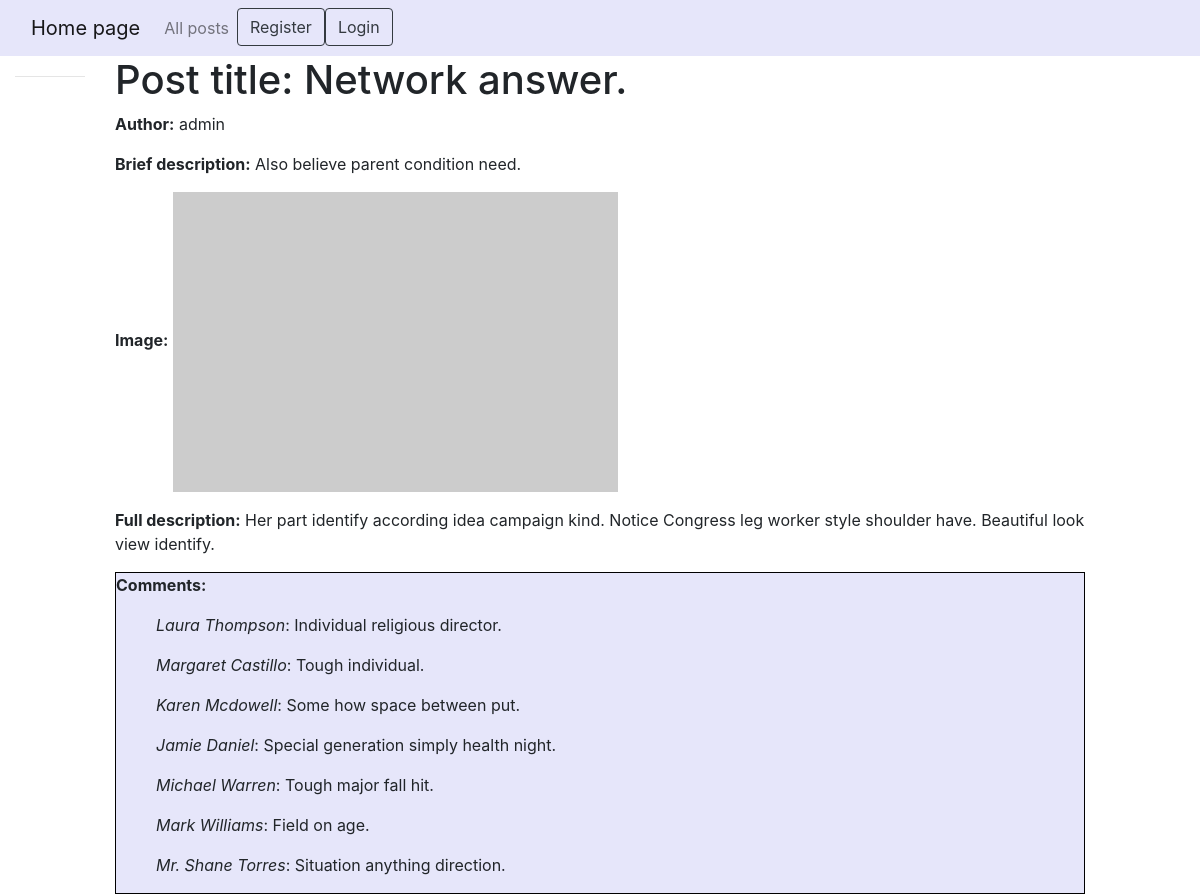
Page /blog/posts/1 on the committed database.
### blog/models.py (models this page shows, shortened)
class Post(models.Model):
    title = models.CharField(max_length=250)
    brief_description = models.CharField(max_length=250)
    full_description = models.CharField(max_length=500)
    image = models.URLField()
    posted = models.BooleanField(default=False)
    author = models.ForeignKey(get_user_model(), on_delete=models.CASCADE)

class Comment(models.Model):
    username = models.CharField(max_length=250)
    text = models.TextField()
    post = models.ForeignKey(Post, on_delete=models.CASCADE)
    posted_com = models.BooleanField(default=False)

### blog/views.py (the view)
# urls.py: path('posts/<int:pk>', views.PostDetailView.as_view(), name='post-detail'),
class PostDetailView(generic.DetailView):
    model = Post
    template_name = 'post_detail.html'

### blog/templates/post_detail.html (shortened to what this page needs)
{% extends "base_generic.html" %}
{% block content %}
  <h1>Post title: {{ post.title }}</h1>
  <p><strong>Author:</strong> {{ post.author }}</p>
  <p><strong>Brief description:</strong> {{ post.brief_description }}</p>
  <p><strong>Image:</strong> <img src="{{ post.image }}" class="img-fluid" alt="..."></p>
  <p><strong>Full description:</strong> {{ post.full_description }}</p>
<p>
<div class="raz">
  <div><p><strong>Comments:</strong>
        {% for comment in object.comment_set.all %}
        <ul>
            <em>{{ comment.username }}</em>: {{ comment.text }}
        </ul>
        {% endfor %}
  </div>
</div>
{% endblock %}

### blog/templates/base_generic.html (shortened to what this page needs)
<!DOCTYPE html>
<html lang="en">
<head>
  <link rel="stylesheet" href="https://cdn.jsdelivr.net/npm/bootstrap@4.5.3/dist/css/bootstrap.min.css">
  {% load static %}
    <link rel="stylesheet" href="{% static 'css/styles.css' %}">
</head>
<body>
<nav class="navbar navbar-expand-lg navbar-light" style="background-color: #e6e6fa;">
  <div class="container-fluid">
    <a class="navbar-brand" href="{% url 'index' %}">Home page</a>
    <div class="collapse navbar-collapse" id="navbarScroll">
      <ul class="navbar-nav me-auto my-2 my-lg-0 navbar-nav-scroll" style="--bs-scroll-height: 100px;">
        <li class="nav-item">
          <a class="nav-link" href="{% url 'posts' %}">All posts</a>
        </li>
        {% if user.is_authenticated %}
            <li class="nav-item">
                <a class="nav-link" href="{% url 'my-comments' %}">My Comments</a>
            </li>
            <li class="nav-item">
                <a class="nav-link" href="{% url 'create-post' %}">Create post</a>
            </li>
            <li class="nav-item">
                <a class="btn btn-outline-dark" href="{% url 'logout' %}">Logout</a>
            </li>
        {% else %}
            <li class="nav-item">
                <a class="btn btn-outline-dark" href="{% url 'register' %}">Register</a>
            </li>
            <li class="nav-item">
                <a class="btn btn-outline-dark" href="{% url 'login' %}">Login</a>
            </li>
        {% endif %}
      </ul>
    </div>
  </div>
</nav>
<div class="container-fluid">
    <div class="row">
        <div class="col-sm-1">
        {% block sidebar %}
      <hr />
       {% endblock %}
       </div>
<div class="col-sm-10 ">
    {% block content %}{% endblock %}
</body>
</html>

### blog/templates/post_detail.html (style rules this page uses)
.raz div { min-height: 2em; margin-right: 0em; border: 1px solid black; background: #e6e6fa; }

### rows in the picture
Post: title "Network answer.", author "admin", brief_description "Also believe parent condition need.", full_description "Her part identify according idea campaign kind. Notice Congress leg worker style shoulder have. Beautiful look view identify."
Comment: username "Laura Thompson", text "Individual religious director."
Comment: username "Margaret Castillo", text "Tough individual."
Comment: username "Karen Mcdowell", text "Some how space between put."
Comment: username "Jamie Daniel", text "Special generation simply health night."
Comment: username "Michael Warren", text "Tough major fall hit."
Comment: username "Mark Williams", text "Field on age."
Comment: username "Mr. Shane Torres", text "Situation anything direction."
